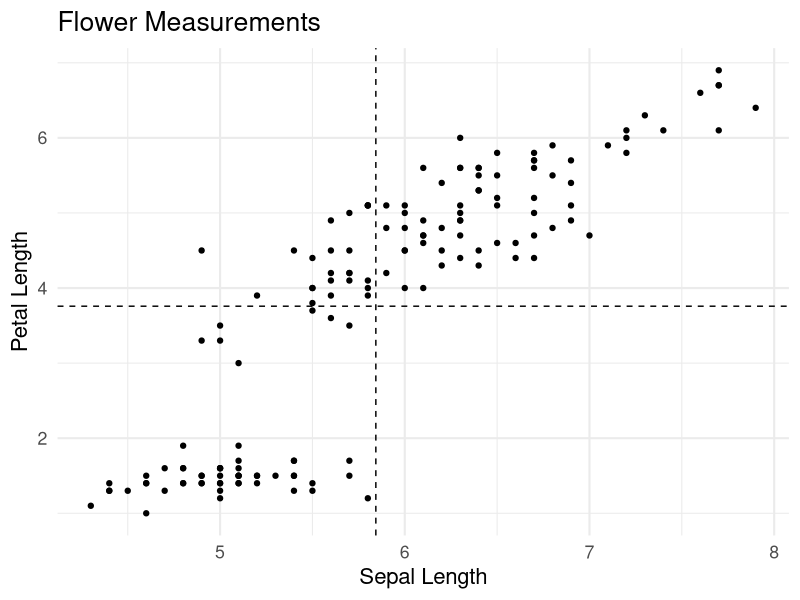
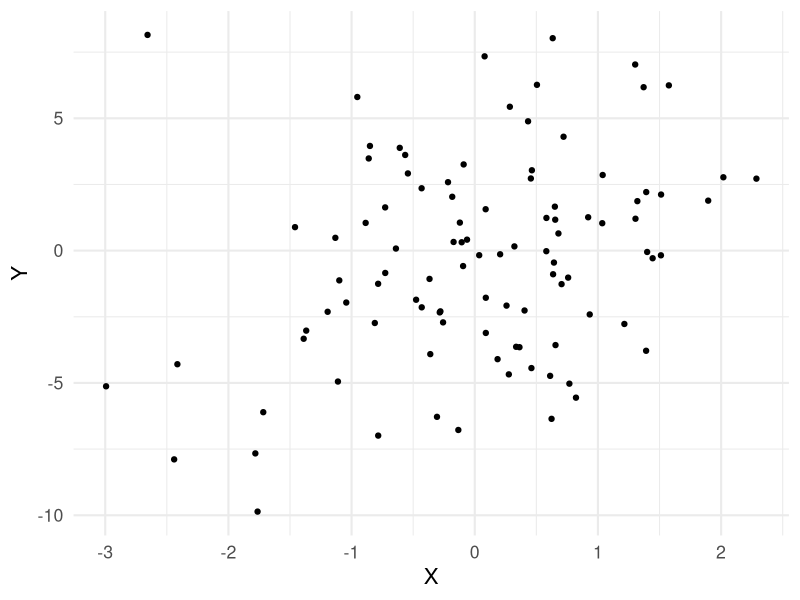
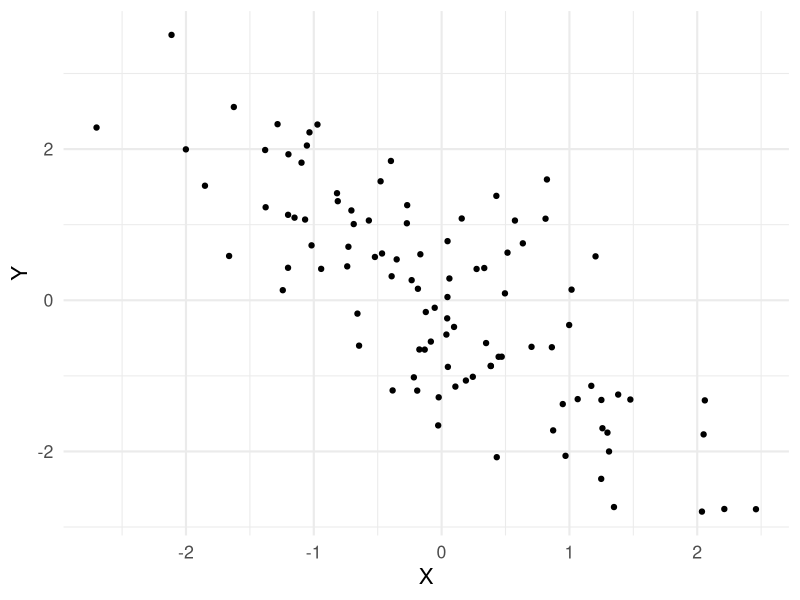
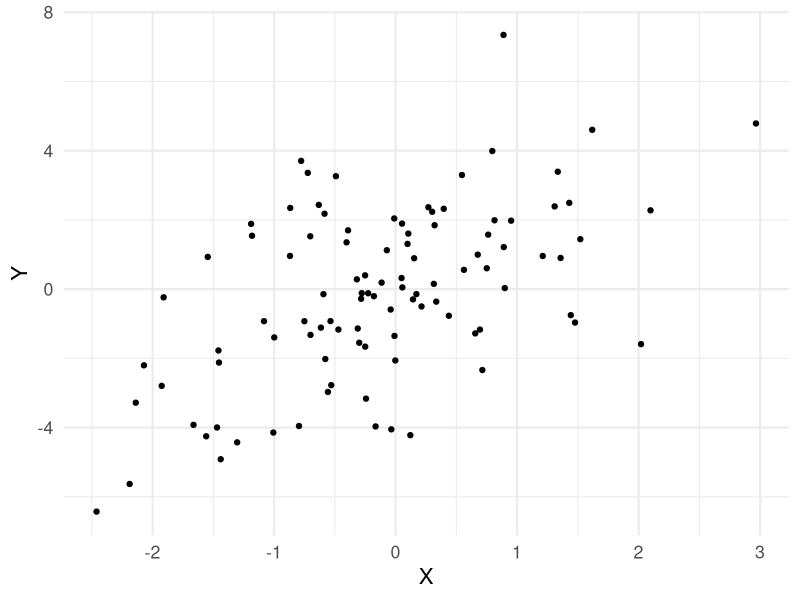
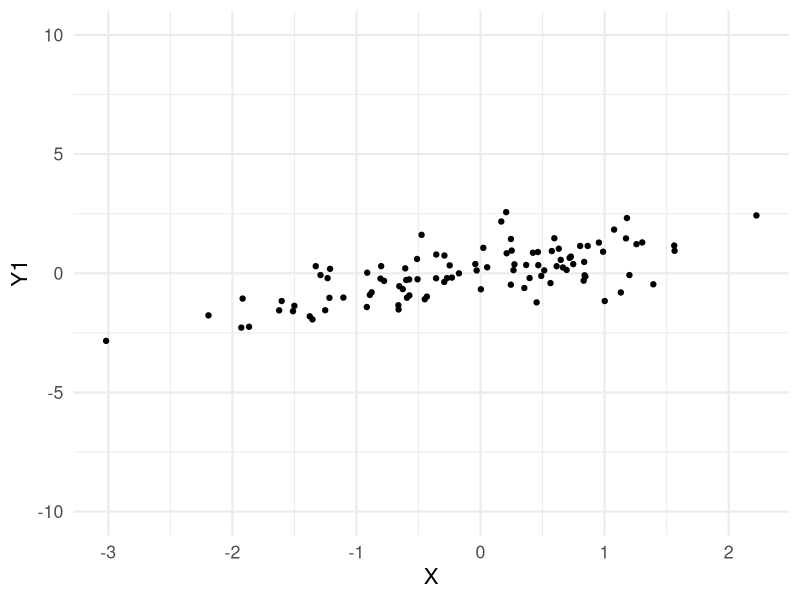
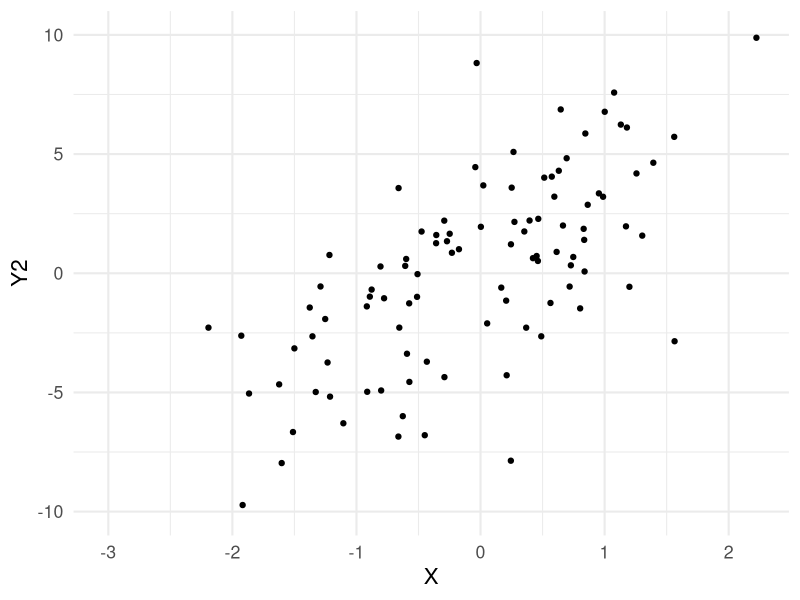
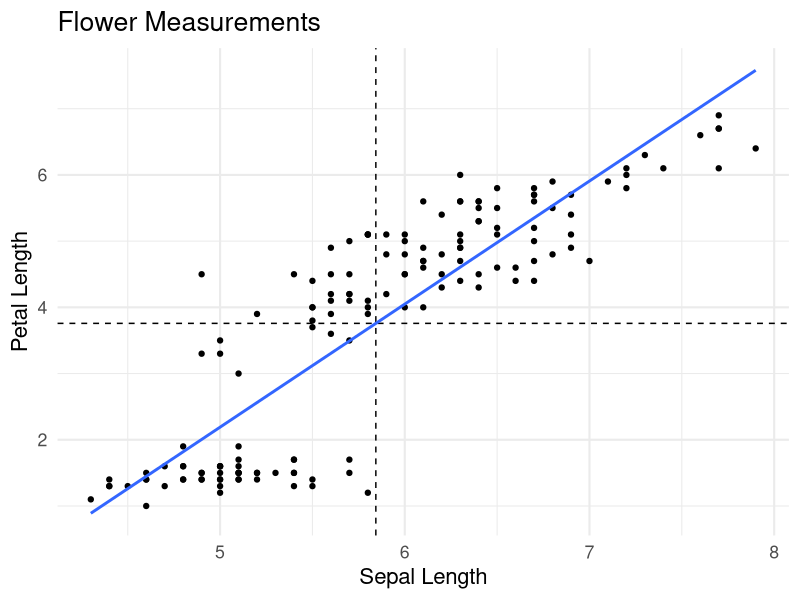
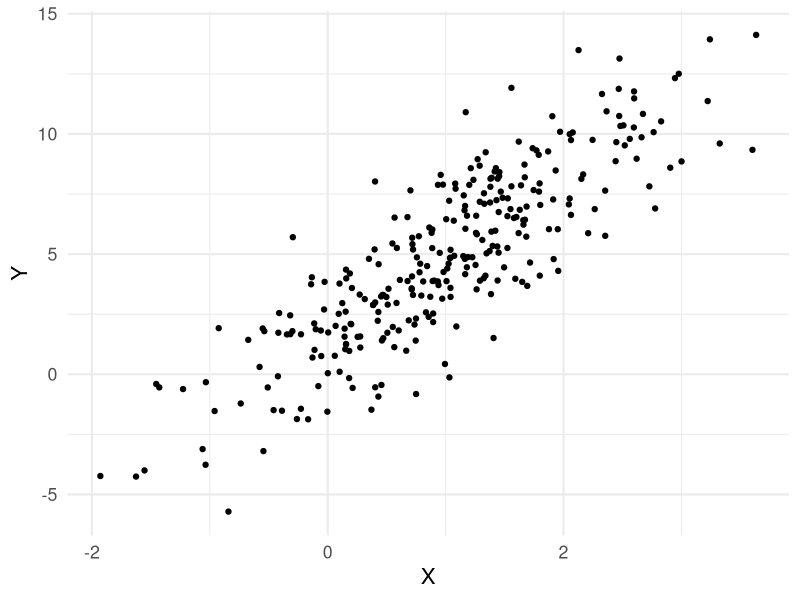

The R source for these figures, in order:
## ---- chunk 1
library(tidyverse)
theme_set(theme_minimal(base_size = 16))
knitr::opts_chunk$set(comment=NA, fig.width=7, fig.height=5, 
                      fig.align = 'center', out.width = 600,
                      message=FALSE, warning=FALSE, echo=TRUE)
set.seed(42)
## ---- chunk 2
flower_plot <- ggplot(data = iris) + 
  geom_point(mapping = aes(x = Sepal.Length, y = Petal.Length)) +
  labs(x = 'Sepal Length', y = 'Petal Length', title = 'Flower Measurements') +
  geom_vline(xintercept = mean(iris$Sepal.Length), linetype = 'dashed') +
  geom_hline(yintercept = mean(iris$Petal.Length), linetype = 'dashed')

flower_plot
## ---- chunk 3
cov(iris$Sepal.Length, iris$Petal.Length)
## ---- chunk 4
cor(iris$Sepal.Length, iris$Petal.Length)
## ---- chunk 5
n <- 100
X <- rnorm(n,0,1)
Y <- X + rnorm(n,0,4)

ggplot(tibble(X,Y)) + 
  geom_point(aes(x=X,y=Y))
## ---- chunk 6
n <- 100
X <- rnorm(n,0,1)
Y <- -X + rnorm(n,0,1)

ggplot(tibble(X,Y)) + 
  geom_point(aes(x=X,y=Y))
## ---- chunk 7
n <- 100
X <- rnorm(n,0,1)
Y <- X + rnorm(n,0,2)

ggplot(tibble(X,Y)) + 
  geom_point(aes(x=X,y=Y))
## ---- chunk 8
n <- 100
data <- tibble(X = rnorm(n,0,1),
               epsilon = rnorm(n,0,2),
               Y1 = 0.75*X + rnorm(n,0,0.75),
               Y2 = 3*X + rnorm(n,0,2.55))
## ---- chunk 9
ggplot(data) +
  geom_point(aes(x=X,y=Y1)) +
  scale_y_continuous(limits = c(-10,10))
## ---- chunk 10
ggplot(data) +
  geom_point(aes(x=X,y=Y2)) +
  scale_y_continuous(limits = c(-10,10))
## ---- chunk 11
flower_plot +
  geom_smooth(aes(x=Sepal.Length, y=Petal.Length),
              method = 'lm', se = FALSE)
## ---- chunk 12
n <- 300 # sample size
a <- 2 # y-intercept
b <- 3 # slope

# X and epsilon are normally distributed
# Y = a + bX + epsilon
data <- tibble(X = rnorm(n, 1, 1), 
               epsilon = rnorm(n, 0, 2),
               Y = a + b*X + epsilon)

cor(data$X, data$Y)
## ---- chunk 13
ggplot(data) +
  geom_point(mapping = aes(x=X,y=Y))
## ---- chunk 14
demeaned_data <- data %>% 
  mutate(Y = Y - mean(Y), X = X - mean(X))
## ---- chunk 15
ggplot(data) +
  geom_point(mapping = aes(x=X,y=Y)) +
  labs(x='X',y='Y',title = 'Original Data')
## ---- chunk 16
ggplot(demeaned_data) +
  geom_point(mapping = aes(x=X,y=Y)) +
  labs(x='X',y='Y',title = 'Demeaned Data')
## ---- chunk 17
slope_estimate <- 
  sum(demeaned_data$X * demeaned_data$Y) /
  sum(demeaned_data$X^2)

slope_estimate
## ---- chunk 18
ggplot(demeaned_data) + 
  geom_point(mapping = aes(x=X,y=Y)) +
  geom_abline(intercept = 0, slope = slope_estimate)
## ---- chunk 19
slope_estimate

cov(demeaned_data$X, demeaned_data$Y) / var(demeaned_data$X)
## ---- chunk 20
null_slope_estimate <- function(X){
  
  b <- 0 # null hypothesis: b = 0 
  n <- length(X)
  
  # Create random dataset assuming null hypothesis
  epsilon <- rnorm(n, 0, 2)
  Y <- b*X + epsilon
  
  # Return the slope estimate
  sum(X * Y) / sum(X^2)
}

null_slope_estimate(X = demeaned_data$X)

## ---- chunk 21
sampling_distribution <- replicate(200, null_slope_estimate(X = demeaned_data$X))

tibble(sampling_distribution) %>% 
  ggplot() +
  geom_histogram(mapping = aes(x=sampling_distribution),
                 color = 'black', binwidth = 0.02) +
  labs(x='Slope Estimate (Sampling Distribution)') # a normally distributed sampling distribution again!
## ---- chunk 22
sum(sampling_distribution > slope_estimate) # p-value effectively zero
## ---- chunk 23
standard_error <- sd(sampling_distribution)
standard_error

confidence_interval <- c(slope_estimate - 1.96 * standard_error,
                         slope_estimate + 1.96 * standard_error)
confidence_interval

## ---- chunk 24
linear_model_fit <- lm(formula = Y ~ X, 
                       data = demeaned_data) 

coef(linear_model_fit) # get the coefficient estimates

confint(linear_model_fit) # get the confidence intervals
## ---- chunk 25
summary(linear_model_fit)
## ---- chunk 26
data <- tibble(c = 1,
            x1 = rnorm(100, 0, 1),
            x2 = rnorm(100, 0, 1),
            y = 2*x1 + 3*x2 + rnorm(100, 0, 1))

linear_model <- lm(y ~ x1 + x2, data = data)

summary(linear_model)

# X matrix
X <- data %>% 
  select(c, x1, x2) %>% 
  as.matrix

# y vector
y <- data %>% 
  pull(y)

# beta hat = (X'X)^-1 X'y
beta_hat <- solve(t(X) %*% X) %*% t(X) %*% y

beta_hat
linear_model # that's where the coefficients come from; the parameter estimates that minimize the sum of squared errors
